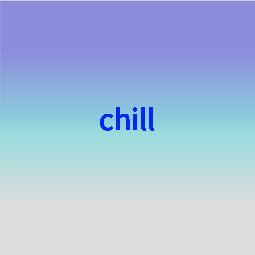
Frame 1 (no input)
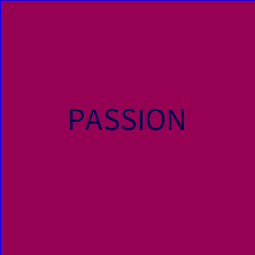
Frame 60 (the mouse pressed at the canvas centre just before this capture)
Frame 120 (the mouse held since frame 60 and released just before this capture): identical to frame 60, image omitted

The Processing sketch that drew these frames (run headless with seeded random() and noise(); from frame 60 on, the mouse is pressed at the canvas centre):

// Processing sketch: processing_77990
// ── processing_77990.pde

void setup() {
smooth();
  size(255, 255);
  noStroke();
  //grid of squares, i want it to last on the screen without the y affected by the float y.
  frameRate (10);
}



void draw() {
  colorMode(RGB);
  if (frameCount>=30)
    for (int i = 1; i < 225;i++) {
      fill(225, 0, 0, 25);
      rect(0, 0, 255, 255);
    }
  fill (0, 0, 0); 
  textSize(32); 
  if (frameCount>=30)text( "PASSION", width*.5, 130 );
  for (int i =255; i>0;i--) { 

    if (frameCount < 30 )stroke( i*3-355, i*3-150, 255, 80);

    line(0, i, 500, i);
   
    textAlign(CENTER);
    fill(0, 050, 250);

    if (frameCount<30)
      text("chill", width*.5, 130);
  }
}
